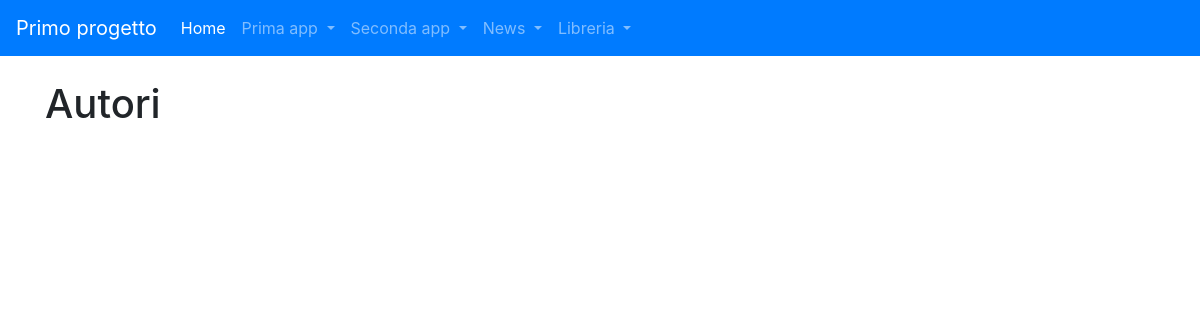
Page /libreria/autori on the earlier database version.
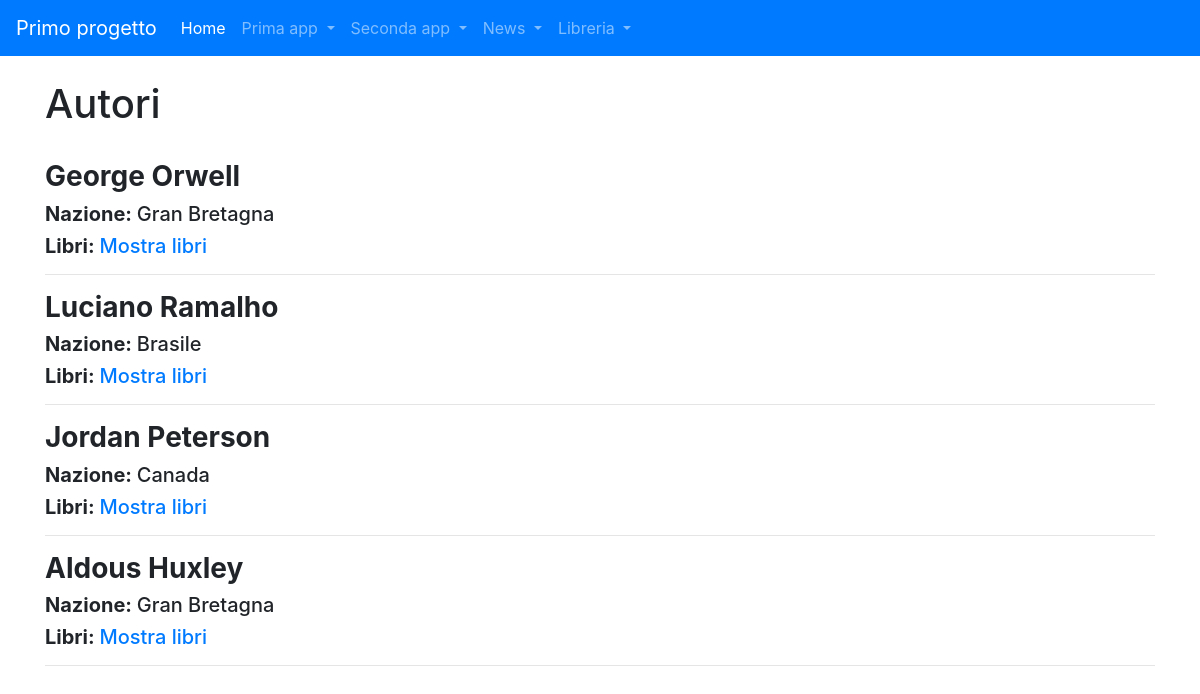
Same page on the later database version.
### libreria/models.py (models this page shows)
class Autore_CS(models.Model):
    nome = models.CharField(max_length=20)
    cognome = models.CharField(max_length=20)
    nazione = models.CharField(max_length=20)
    def __str__(self):
        return self.nome + " " + self.cognome
    def get_absolute_url(self):
        return reverse("libreria:autore_detail", kwargs={"pk": self.pk})
    class Meta:
        verbose_name = "Autore"
        verbose_name_plural = "Autori"

### libreria/views.py (the view)
# urls.py: path("autori", AutoreList_CS.as_view(), name="lista_autori")
class AutoreList_CS(ListView):
    model = Autore_CS
    template_name = "autore_list.html"
    def get_context_data(self, **kwargs):
        context = super().get_context_data(**kwargs)
        context["autori"] = Autore_CS.objects.all()
        return context

### libreria/templates/autore_list.html (shortened to what this page needs)
{% extends 'base.html' %}
{% block content %}
<h1>Autori</h1>
<br>
{% for autore in autori %}
    <h3><strong>{{autore}}</strong></h3>
    <h5><strong>Nazione: </strong>{{autore.nazione}}</h5>
    <h5><strong>Libri: </strong><a href="{{autore.get_absolute_url}}">Mostra libri</a></h5>
    <hr>
{% endfor %}
{% endblock content %}

Differences in the rows shown:
added Autore_CS: nome+cognome "George Orwell", nazione "Gran Bretagna"
added Autore_CS: nome+cognome "Luciano Ramalho", nazione "Brasile"
added Autore_CS: nome+cognome "Jordan Peterson", nazione "Canada"
added Autore_CS: nome+cognome "Aldous Huxley", nazione "Gran Bretagna"
